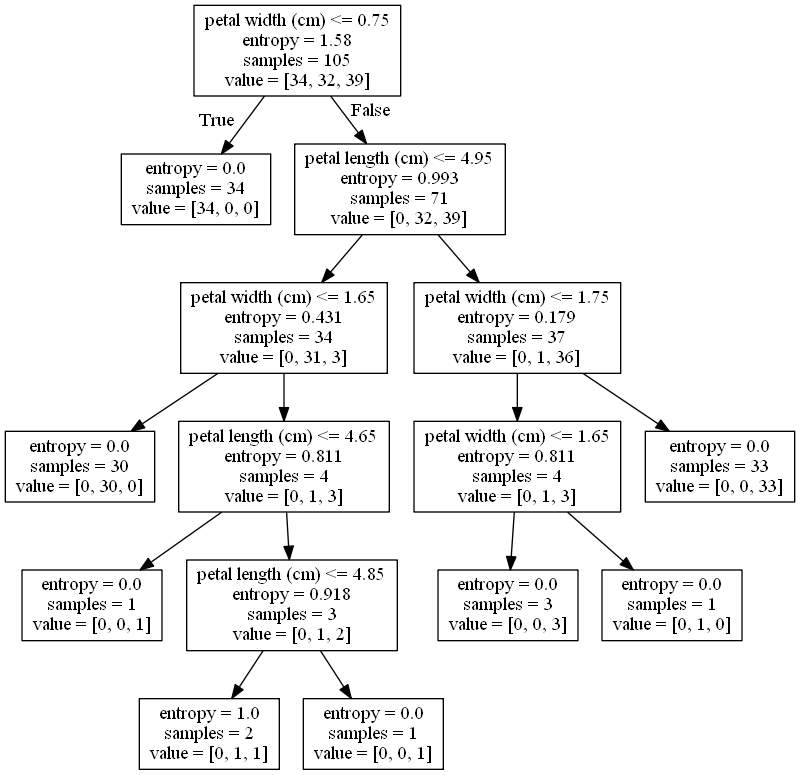
#> input picture anal_pro3/classification/iris_tree.png, 800 x 775 px
$ python 'ex_분류모델_아이리스_tree.py'
#> lines starting #> are read from the running program, lines starting #| are printed output that depends on the picture
# 로지스틱 회귀 분류 모델 : iris dataset - 다항형 분류
from sklearn import datasets
from sklearn.linear_model import LogisticRegression # softmax 함수를 사용해서 다항 분류 가능
import numpy as np

from sklearn.model_selection._split import train_test_split
from sklearn.metrics import accuracy_score # 정확성
import pandas as pd
import pydotplus

iris = datasets.load_iris()
#print(iris.DESCR)
#print(iris.data)
#print(iris.target)
x = iris.data[:, [2, 3]] # 이것으로 진행해도 무방 #petal만 참여시킴
#x = iris.data # 전체데이터 전부 참여
y = iris.target
print(x[:3])
print(y[:3], set(y)) # 0:setosa, 1:versicolor, 2:verginica
# set으로 자료확인 왜 ? 중복 제거되니까

# train, test로 자료 분리 (7 : 3)
x_train, x_test, y_train, y_test = train_test_split(x, y, test_size = 0.3, random_state = 0) #random_state 난수 시드생성해서 난수 고정값
print(x_train.shape, x_test.shape, y_train.shape, y_test.shape) # (105, 4) (45, 4) (105,) (45,)

"""
# 스케일링 - 데이터 단위,크기를 일정하게 분포. 정규화(0 ~ 1 사이로 데이터를 분포), 표준화
print(x_train[:3])
from sklearn.preprocessing import StandardScaler
sc = StandardScaler()
sc.fit(x_train)
sc.fit(x_test)
x_train = sc.transform(x_train)
x_test = sc.transform(x_test)
print(x_train[:3]) # iris의 경우 데이터의 크기가 모두 일정하므로 스케일링할 필요없다.
"""

# [10 lines of commented-out code are left out]

from sklearn.tree import DecisionTreeClassifier
ml = DecisionTreeClassifier(criterion = 'entropy', max_depth=5, random_state=0)

result = ml.fit(x_train, y_train) # 학습 진행
#print(result) # 학습 후

"""
# 모델을 학습시킨 후 모델 객체를 저장 후 불러다 사용----------------
import pickle
fileName = 'ex4model.sav'
# pickle.dump(ml, open(fileName, 'wb'))
ml = pickle.load(open(fileName, 'rb'))
# 학습내용을 저장해서 pickle로 불러옴 계속 모델을 작성해줄 필요가 없다.
# ------------------------------------------------
"""

# 분류 예측을 통한 모델 정확도 평가
y_pred = ml.predict(x_test)
print("예측 값 : ", y_pred)
print("실제 값 : ", y_test)

print("총 갯수:%d, 오류수:%d"%(len(y_test), (y_test != y_pred).sum()))
print("정확도1: %.3f"%accuracy_score(y_test, y_pred))

conf_mat = pd.crosstab(y_test, y_pred, rownames=['예측값'], colnames=['실제값'])
print(conf_mat)
print("정확도2: ", (conf_mat[0][0] + conf_mat[1][1] + conf_mat[2][2]) / len(y_test))
print("정확도3: ", ml.score(x_test, y_test))

# 사용자가 알고싶은 새로운 값으로 예측
#new_data = np.array([[1.1, 1.1, 1.1, 1.1], [6.1, 5.1, 4.1, 3.1]])
new_data = np.array([[1.1, 1.1], [6.1, 5.1]])
new_pred = ml.predict(new_data)
print("사용자가 알고 싶은 새로운 값으로의 예측 결과 : ", new_pred)   # [0 2] 전자는 setosa 후자는 verginica

# 시각화
import numpy as np
import matplotlib.pyplot as plt
from matplotlib.colors import ListedColormap

plt.rc('font', family = 'malgun gothic')  #그래프에서 한글깨짐 방지용
plt.rcParams['axes.unicode_minus'] = False

def plot_decision_region(X, y, classifier, test_idx=None, resolution=0.02, title=''):
#> called with X = array of shape (150, 2), y = array of shape (150,), resolution = 0.02, title = 'scikit-learn제공'
    markers = ('s', 'x', 'o', '^', 'v')  # 점표시 모양 5개 정의
    colors = ('r', 'b', 'lightgreen', 'gray', 'cyan')
    cmap = ListedColormap(colors[:len(np.unique(y))])
    #print('cmap : ', cmap.colors[0], cmap.colors[1], cmap.colors[2])

    # decision surface 그리기
    x1_min, x1_max = X[:, 0].min() - 1, X[:, 0].max() + 1
    x2_min, x2_max = X[:, 0].min() - 1, X[:, 0].max() + 1
    xx, yy = np.meshgrid(np.arange(x1_min, x1_max, resolution), np.arange(x2_min, x2_max, resolution))
    # xx, yy를 ravel()를 이용해 1차원 배열로 만든 후 전치행렬로 변환하여 퍼셉트론 분류기의

    # predict()의 안자로 입력하여 계산된 예측값을 Z로 둔다.
    Z = classifier.predict(np.array([xx.ravel(), yy.ravel()]).T)
    Z = Z.reshape(xx.shape) #Z를 reshape()을 이용해 원래 배열 모양으로 복원한다.

    # X를 xx, yy가 축인 그래프상에 cmap을 이용해 등고선을 그림
    plt.contourf(xx, yy, Z, alpha=0.5, cmap=cmap)
    plt.xlim(xx.min(), xx.max())
    plt.ylim(yy.min(), yy.max())

    X_test = X[test_idx, :]

    import itertools
    colors = itertools.cycle(["r", "b", "g"])

    for idx, cl in enumerate(np.unique(y)):
        plt.scatter(x=X[y==cl, 0], y=X[y==cl, 1], c=next(colors), marker=markers[idx], label=cl)

    if test_idx:
        X_test = X[test_idx, :]
        plt.scatter(X_test[:, 0], X_test[:, 1], c=[], linewidth=1, marker='o', s=80, label='testset')

    plt.xlabel('표준화된 꽃잎 길이')
    plt.ylabel('표준화된 꽃잎 너비')
    plt.legend(loc=2)
    plt.title(title)
    plt.show()
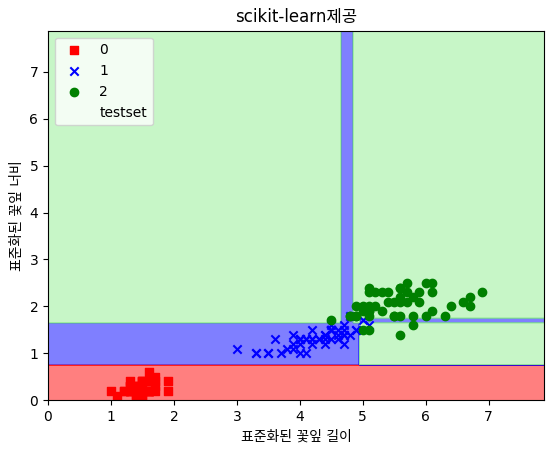
#> figure drawn by matplotlib, 1 panel

x_combined_std = np.vstack((x_train, x_test))
y_combined = np.hstack((y_train, y_test))
plot_decision_region(X=x_combined_std, y=y_combined, classifier=ml, test_idx=range(105, 150), title='scikit-learn제공')

# [11 lines of commented-out code are left out]
from matplotlib.pyplot import imread
img = imread('iris_tree.png')
#> img is the input picture: shape (775, 800, 4) float32; mean R, G, B, A 0.949, 0.949, 0.949, 0.999
plt.imshow(img)
plt.show()
